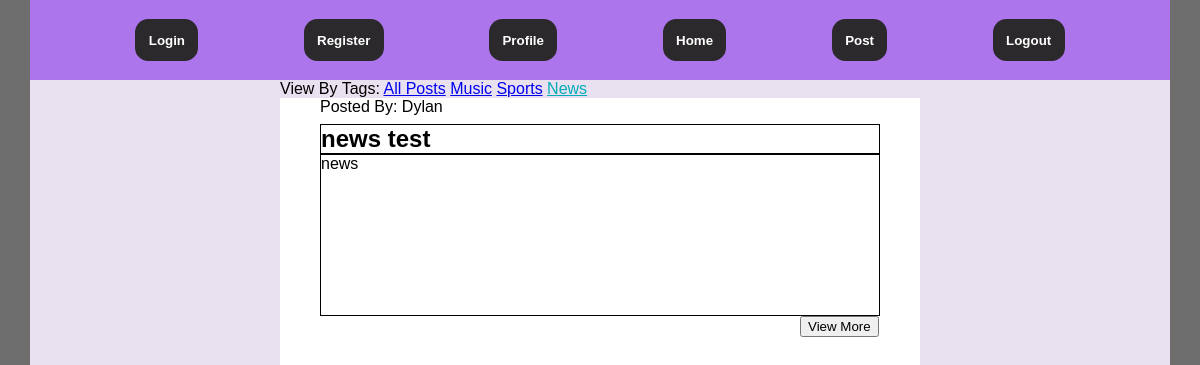
The page /Front-end/PHP/news.php on the database as committed earlier.
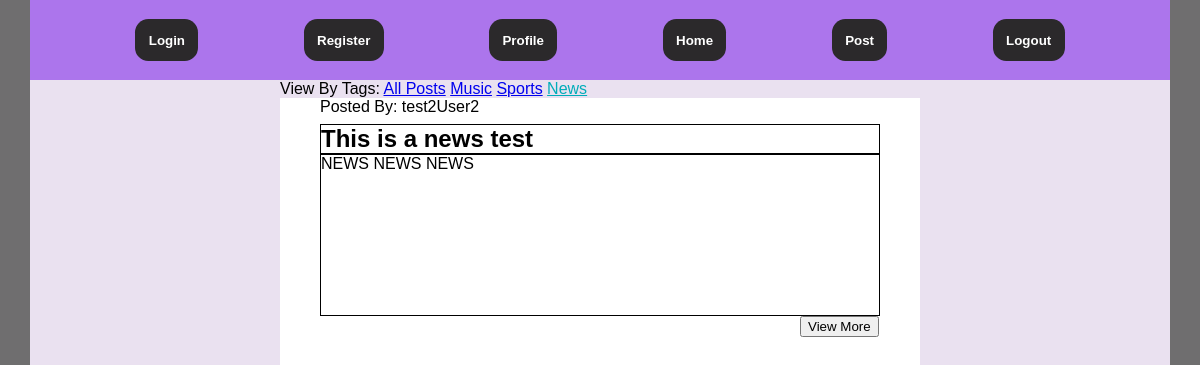
The same page on the database as committed later.
### tables this page shows
CREATE TABLE `post` (
  `user` varchar(20) DEFAULT NULL,
  `postID` int(255) NOT NULL,
  `title` varchar(60) DEFAULT NULL,
  `content` varchar(10000) DEFAULT NULL,
  `creation_date` date DEFAULT current_timestamp(),
  `tag` varchar(20) DEFAULT NULL
);

### Front-end/PHP/news.php (the view, shortened to what this page needs)
<!doctype html>
<html>
  <head>
    <link rel="stylesheet" href="../CSS/reset.css">
    <link rel="stylesheet" href="../CSS/general.css">
    <link rel="stylesheet" href="../CSS/home.css">
  </head>
  <body class = "all_posts">
    <div class="header">
      <nav>
        <a href="../HTML/login.html"><button>Login</button></a>
        <a href="../HTML/register.html"><button>Register</button></a>
        <a href="../HTML/profile.html"><button>Profile</button></a>
        <a href="../HTML/home.php"><button>Home</button></a>
        <a href="../HTML/post.html"><button>Post</button></a>
		<a href="../PHP/logout.php"><button>Logout</button></a>
      </nav>
    </div>
    <main>
      <div class = "postContainer">
        <div class = "tagsContainer">
          <p>View By Tags: <a href="../HTML/home.php">All Posts</a> <a href="../PHP/music.php">Music</a> <a href="../PHP/sports.php">Sports</a> <a id="news" href="../PHP/news.php">News</a></p>
        </div>
        <?php
          $host = "localhost";
          $database = "db_92331107";
          $user = "92331107";
          $password = "92331107";
          $connection = mysqli_connect($host, $user, $password, $database);
          $error = mysqli_connect_error();
          if($error != null)
          {
              $output = "<p>Unable to connect to database!</p>";
              exit($output);
          }
          else
          {
            $sql = "SELECT * FROM post WHERE tag = 'news' ORDER BY postID DESC";
            $results = mysqli_query($connection, $sql);
            while($row = mysqli_fetch_assoc($results)){
              echo "<p class = 'post'>Posted By: ".$row['user']."</p>";
              echo "<h1 class = 'post' id = 'postTitle'>".$row['title']."</h1>";
              echo "<p class = 'post' id = 'postDesc'>".$row['content']."</p>";
              echo "<a href='#'><input id='submit-button' type='submit' value='View More'><a>";
            }
          }
        ?>
      </div>
    </main>
  </body>
</html>

Rows that differ between the two databases and show on the page:
no longer on this page (row edited): post: user "Dylan", title "news test", content "news"
now on this page (row edited): post: user "test2User2", title "This is a news test", content "NEWS NEWS NEWS"
